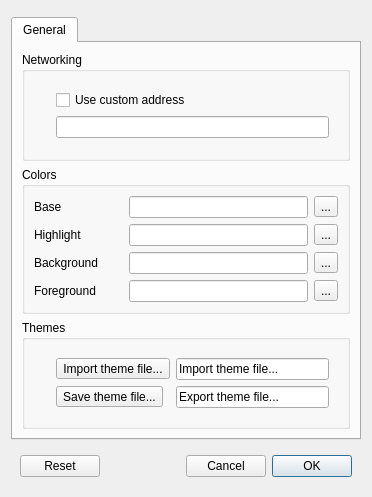
<?xml version="1.0" encoding="UTF-8"?>
<ui version="4.0">
 <class>AdvancedSettings</class>
 <widget class="QDialog" name="AdvancedSettings">
  <property name="geometry">
   <rect>
    <x>0</x>
    <y>0</y>
    <width>359</width>
    <height>463</height>
   </rect>
  </property>
  <property name="windowTitle">
   <string>Advanced Settings</string>
  </property>
  <layout class="QVBoxLayout" name="verticalLayout">
   <item>
    <widget class="QWidget" name="widget" native="true">
     <layout class="QHBoxLayout" name="horizontalLayout_2">
      <property name="leftMargin">
       <number>0</number>
      </property>
      <property name="topMargin">
       <number>0</number>
      </property>
      <property name="rightMargin">
       <number>0</number>
      </property>
      <property name="bottomMargin">
       <number>0</number>
      </property>
     </layout>
    </widget>
   </item>
   <item>
    <widget class="QTabWidget" name="tabWidget">
     <property name="currentIndex">
      <number>0</number>
     </property>
     <widget class="QWidget" name="NetTab">
      <attribute name="title">
       <string>General</string>
      </attribute>
      <layout class="QVBoxLayout" name="verticalLayout_4">
       <item>
        <widget class="QGroupBox" name="NetworkingBox">
         <property name="title">
          <string>Networking</string>
         </property>
         <layout class="QHBoxLayout" name="horizontalLayout_4" stretch="0,1">
          <item>
           <widget class="QWidget" name="widget_3" native="true">
            <layout class="QVBoxLayout" name="verticalLayout_2">
             <property name="leftMargin">
              <number>0</number>
             </property>
             <property name="topMargin">
              <number>0</number>
             </property>
             <property name="rightMargin">
              <number>0</number>
             </property>
             <property name="bottomMargin">
              <number>0</number>
             </property>
             <item>
              <widget class="QLabel" name="NetworkIcon">
               <property name="text">
                <string/>
               </property>
               <property name="pixmap">
                <pixmap resource="../../etc/resources/resources.qrc">:/icons/Network.png</pixmap>
               </property>
              </widget>
             </item>
            </layout>
           </widget>
          </item>
          <item>
           <widget class="QWidget" name="widget_2" native="true">
            <layout class="QVBoxLayout" name="verticalLayout_5">
             <item>
              <widget class="QCheckBox" name="CustomAddressCheck">
               <property name="text">
                <string>Use custom address</string>
               </property>
              </widget>
             </item>
             <item>
              <widget class="QLineEdit" name="CustomAddressEdit"/>
             </item>
            </layout>
           </widget>
          </item>
         </layout>
        </widget>
       </item>
       <item>
        <widget class="QGroupBox" name="Colors">
         <property name="title">
          <string>Colors</string>
         </property>
         <layout class="QGridLayout" name="gridLayout_2">
          <item row="1" column="3">
           <widget class="QToolButton" name="HighlightButton">
            <property name="text">
             <string>...</string>
            </property>
           </widget>
          </item>
          <item row="2" column="0">
           <widget class="QLabel" name="BackgroundLabel">
            <property name="text">
             <string>Background</string>
            </property>
           </widget>
          </item>
          <item row="2" column="3">
           <widget class="QToolButton" name="BackgroundButton">
            <property name="text">
             <string>...</string>
            </property>
           </widget>
          </item>
          <item row="0" column="2">
           <widget class="QLineEdit" name="BaseEdit">
            <property name="maxLength">
             <number>32767</number>
            </property>
           </widget>
          </item>
          <item row="1" column="2">
           <widget class="QLineEdit" name="HighlightEdit">
            <property name="maxLength">
             <number>32767</number>
            </property>
           </widget>
          </item>
          <item row="1" column="0">
           <widget class="QLabel" name="HighlightLabel">
            <property name="text">
             <string>Highlight</string>
            </property>
           </widget>
          </item>
          <item row="2" column="2">
           <widget class="QLineEdit" name="BackgroundEdit">
            <property name="maxLength">
             <number>32767</number>
            </property>
           </widget>
          </item>
          <item row="0" column="3">
           <widget class="QToolButton" name="BaseButton">
            <property name="text">
             <string>...</string>
            </property>
           </widget>
          </item>
          <item row="3" column="2">
           <widget class="QLineEdit" name="ForegroundEdit">
            <property name="maxLength">
             <number>32767</number>
            </property>
           </widget>
          </item>
          <item row="3" column="3">
           <widget class="QToolButton" name="ForegroundButton">
            <property name="text">
             <string>...</string>
            </property>
           </widget>
          </item>
          <item row="3" column="0">
           <widget class="QLabel" name="ForegroundLabel">
            <property name="text">
             <string>Foreground</string>
            </property>
           </widget>
          </item>
          <item row="0" column="0">
           <widget class="QLabel" name="BaseLabel">
            <property name="text">
             <string>Base</string>
            </property>
           </widget>
          </item>
          <item row="0" column="1">
           <widget class="QLabel" name="BaseBox">
            <property name="minimumSize">
             <size>
              <width>18</width>
              <height>18</height>
             </size>
            </property>
            <property name="maximumSize">
             <size>
              <width>18</width>
              <height>18</height>
             </size>
            </property>
            <property name="styleSheet">
             <string notr="true">background-color: &quot;#ff0000&quot;;</string>
            </property>
            <property name="text">
             <string/>
            </property>
           </widget>
          </item>
          <item row="1" column="1">
           <widget class="QLabel" name="HighlightBox">
            <property name="minimumSize">
             <size>
              <width>18</width>
              <height>18</height>
             </size>
            </property>
            <property name="maximumSize">
             <size>
              <width>18</width>
              <height>18</height>
             </size>
            </property>
            <property name="styleSheet">
             <string notr="true">background-color: &quot;#ff0000&quot;;</string>
            </property>
            <property name="text">
             <string/>
            </property>
           </widget>
          </item>
          <item row="2" column="1">
           <widget class="QLabel" name="BackgroundBox">
            <property name="minimumSize">
             <size>
              <width>18</width>
              <height>18</height>
             </size>
            </property>
            <property name="maximumSize">
             <size>
              <width>18</width>
              <height>18</height>
             </size>
            </property>
            <property name="styleSheet">
             <string notr="true">background-color: &quot;#ff0000&quot;;</string>
            </property>
            <property name="text">
             <string/>
            </property>
           </widget>
          </item>
          <item row="3" column="1">
           <widget class="QLabel" name="ForegroundBox">
            <property name="minimumSize">
             <size>
              <width>18</width>
              <height>18</height>
             </size>
            </property>
            <property name="maximumSize">
             <size>
              <width>18</width>
              <height>18</height>
             </size>
            </property>
            <property name="styleSheet">
             <string notr="true">background-color: &quot;#ff0000&quot;;</string>
            </property>
            <property name="text">
             <string/>
            </property>
           </widget>
          </item>
         </layout>
        </widget>
       </item>
       <item>
        <widget class="QGroupBox" name="ThemeBox">
         <property name="title">
          <string>Themes</string>
         </property>
         <layout class="QHBoxLayout" name="horizontalLayout_3" stretch="0,1">
          <item>
           <widget class="QWidget" name="widget_4" native="true">
            <layout class="QVBoxLayout" name="verticalLayout_3">
             <property name="leftMargin">
              <number>0</number>
             </property>
             <property name="topMargin">
              <number>0</number>
             </property>
             <property name="rightMargin">
              <number>0</number>
             </property>
             <property name="bottomMargin">
              <number>0</number>
             </property>
             <item>
              <widget class="QLabel" name="ThemeIcon">
               <property name="text">
                <string/>
               </property>
               <property name="pixmap">
                <pixmap resource="../../etc/resources/resources.qrc">:/icons/Theme.png</pixmap>
               </property>
              </widget>
             </item>
            </layout>
           </widget>
          </item>
          <item>
           <widget class="QWidget" name="widget_5" native="true">
            <layout class="QGridLayout" name="gridLayout">
             <item row="1" column="0">
              <widget class="QToolButton" name="ExportButton">
               <property name="minimumSize">
                <size>
                 <width>0</width>
                 <height>0</height>
                </size>
               </property>
               <property name="text">
                <string>Save theme file...</string>
               </property>
               <property name="icon">
                <iconset resource="../../etc/resources/resources.qrc">
                 <normaloff>:/icons/Save.png</normaloff>:/icons/Save.png</iconset>
               </property>
              </widget>
             </item>
             <item row="0" column="1">
              <widget class="QLineEdit" name="lineEdit">
               <property name="text">
                <string>Import theme file...</string>
               </property>
               <property name="readOnly">
                <bool>true</bool>
               </property>
              </widget>
             </item>
             <item row="0" column="0">
              <widget class="QToolButton" name="ImportButton">
               <property name="minimumSize">
                <size>
                 <width>0</width>
                 <height>0</height>
                </size>
               </property>
               <property name="text">
                <string>Import theme file...</string>
               </property>
               <property name="icon">
                <iconset resource="../../etc/resources/resources.qrc">
                 <normaloff>:/icons/Open.png</normaloff>:/icons/Open.png</iconset>
               </property>
              </widget>
             </item>
             <item row="1" column="1">
              <widget class="QLineEdit" name="lineEdit_2">
               <property name="text">
                <string>Export theme file...</string>
               </property>
               <property name="readOnly">
                <bool>true</bool>
               </property>
              </widget>
             </item>
            </layout>
           </widget>
          </item>
         </layout>
        </widget>
       </item>
      </layout>
     </widget>
    </widget>
   </item>
   <item>
    <spacer name="Spacer">
     <property name="orientation">
      <enum>Qt::Vertical</enum>
     </property>
     <property name="sizeHint" stdset="0">
      <size>
       <width>20</width>
       <height>40</height>
      </size>
     </property>
    </spacer>
   </item>
   <item>
    <widget class="QWidget" name="Buttons" native="true">
     <layout class="QHBoxLayout" name="horizontalLayout">
      <item>
       <widget class="QPushButton" name="ResetButton">
        <property name="text">
         <string>Reset</string>
        </property>
       </widget>
      </item>
      <item>
       <spacer name="ButtonsSpacer">
        <property name="orientation">
         <enum>Qt::Horizontal</enum>
        </property>
        <property name="sizeType">
         <enum>QSizePolicy::MinimumExpanding</enum>
        </property>
        <property name="sizeHint" stdset="0">
         <size>
          <width>80</width>
          <height>20</height>
         </size>
        </property>
       </spacer>
      </item>
      <item>
       <widget class="QPushButton" name="CancelButton">
        <property name="text">
         <string>Cancel</string>
        </property>
        <property name="default">
         <bool>false</bool>
        </property>
       </widget>
      </item>
      <item>
       <widget class="QPushButton" name="ApplyButton">
        <property name="text">
         <string>OK</string>
        </property>
        <property name="default">
         <bool>true</bool>
        </property>
       </widget>
      </item>
     </layout>
    </widget>
   </item>
  </layout>
 </widget>
 <resources>
  <include location="../../etc/resources/resources.qrc"/>
 </resources>
 <connections>
  <connection>
   <sender>CustomAddressCheck</sender>
   <signal>toggled(bool)</signal>
   <receiver>CustomAddressEdit</receiver>
   <slot>setEnabled(bool)</slot>
   <hints>
    <hint type="sourcelabel">
     <x>220</x>
     <y>99</y>
    </hint>
    <hint type="destinationlabel">
     <x>217</x>
     <y>126</y>
    </hint>
   </hints>
  </connection>
 </connections>
</ui>
